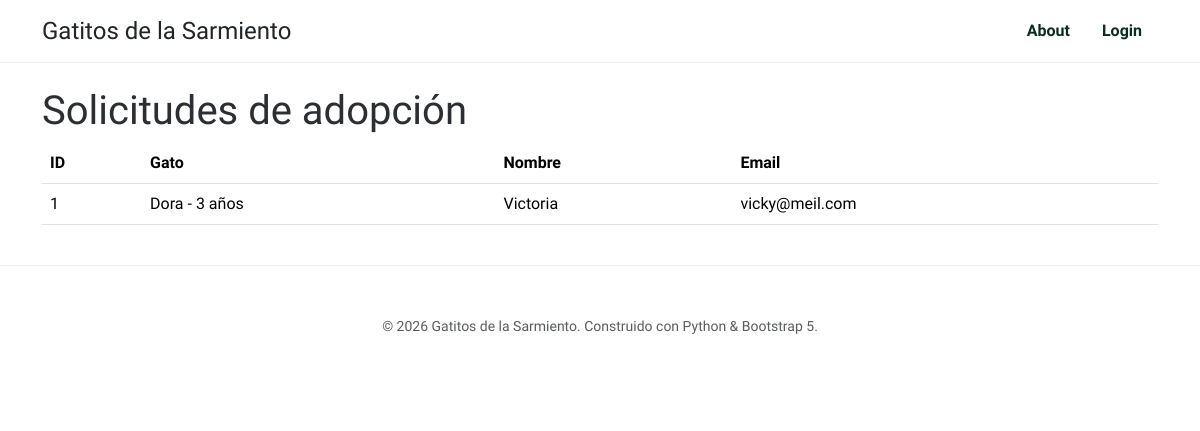
The page /gato/solicitud/ on the database its author committed.
### gato/models.py (models this page shows, shortened)
class SolicitudAdopcion(models.Model):
    gato = models.ForeignKey(Gato, on_delete=models.CASCADE)
    nombre = models.CharField(max_length=100)
    email = models.EmailField()
    mensaje = models.TextField()
    fecha = models.DateTimeField(auto_now_add=True)

class Gato(models.Model):
    categoria = models.ForeignKey(
        Categoria,
        on_delete=models.SET_NULL,
        null=True,
        blank=True,
        verbose_name="categoría",
    )
    nombre = models.CharField(max_length=100)
    descripcion = models.TextField(blank=True, null=True)
    edad = models.IntegerField()
    sexo = models.CharField(max_length=20)
    disponibilidad = models.BooleanField(default=True)
    fecha_actualizacion = models.DateTimeField(editable=False, auto_now=True)
    def __str__(self) -> str:
        return f"{self.nombre} - {self.edad} años"
    class Meta:
        verbose_name = "Gato"
        verbose_name_plural = "Gatos"
        constraints = [
            models.UniqueConstraint(
                fields=["categoria", "nombre"], name="categoria_nombre"
            )
        ]
        indexes = [models.Index(fields=["nombre"])]

### gato/views.py (the view)
# urls.py: path("solicitud/", SolicitudAdopcionList.as_view(), name="solicitud_home"
class SolicitudAdopcionList(ListView):
    model = SolicitudAdopcion
    def get_queryset(self):
        consulta = self.request.GET.get("consulta")
        if consulta:
            queryset = SolicitudAdopcion.objects.filter(nombre__icontains=consulta)
        else:
            queryset = SolicitudAdopcion.objects.all()
        return queryset

### gato/templates/gato/solicitudadopcion_list.html
{% extends 'core/base.html' %}
{% block contenido %}
<div class="container py-4">
    <h1>Solicitudes de adopción</h1>
    <table class="table">
        <thead>
            <tr>
                <th>ID</th>
                <th>Gato</th>
                <th>Nombre</th>
                <th>Email</th>
            </tr>
        </thead>
        <tbody>
            {% for solicitud in object_list %}
            <tr>
                <td>{{ solicitud.id }}</td>
                <td>{{ solicitud.gato }}</td>
                <td>{{ solicitud.nombre }}</td>
                <td>{{ solicitud.email }}</td>
            </tr>
            {% empty %}
            <tr>
                <td colspan="4">
                    No hay solicitudes.
                </td>
            </tr>
            {% endfor %}
        </tbody>
    </table>
</div>
{% endblock contenido %}

### core/static/core/css/styles.css (style rules this page uses)
:root { --django-green: #092e20; --django-light: #44b78b; }
body { font-family: 'Plus Jakarta Sans', sans-serif; color: #2b2f33; }

### rows shown on the page
SolicitudAdopcion: id "1", gato "Dora - 3 años", nombre "Victoria", email "vicky@meil.com"
